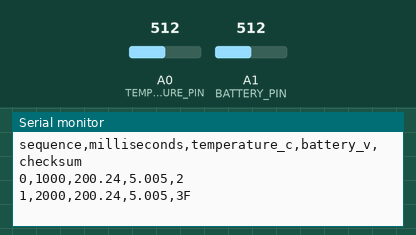
Simulated run of this sketch. Board: Arduino Uno, built with avr-gcc and run on an emulated ATmega328P. Parts: the last lines printed to the serial monitor. The test bench sets the inputs (shaded band); at power-on: A0 (TEMPERATURE_PIN) = 512, A1 (BATTERY_PIN) = 512.

Above: at 2.8 s.
2.9 s: A0 (TEMPERATURE_PIN) set to 716
At 3.4 s:
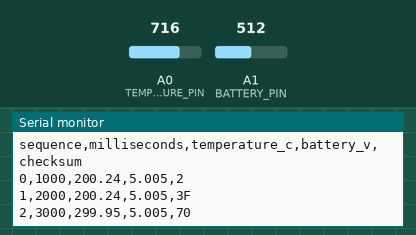
6.5 s: A1 (BATTERY_PIN) set to 306
At 7.7 s:
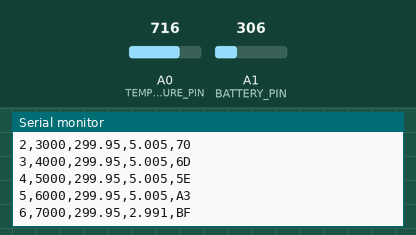
10.6 s: A0 (TEMPERATURE_PIN) set to 900
At 11.8 s:
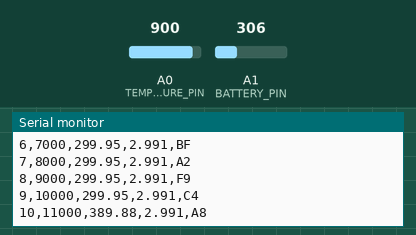
14.7 s: A1 (BATTERY_PIN) set to 0
At 17.7 s:
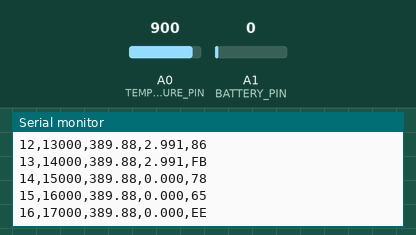
18.5 s: A1 (BATTERY_PIN) set to 18
At 19.8 s:
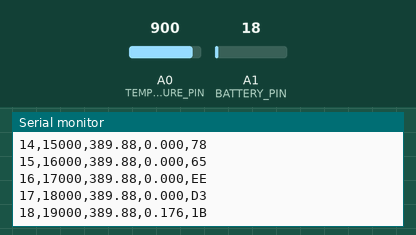
22.6 s: A0 (TEMPERATURE_PIN) set to 306
At 23.4 s:
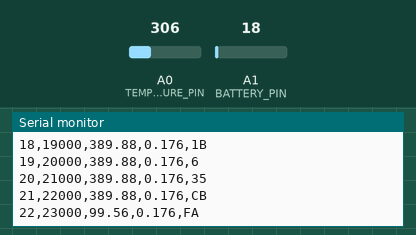
Timing chart, 0 to 25.6 s (numbered marks = the images above; inputs shaded):
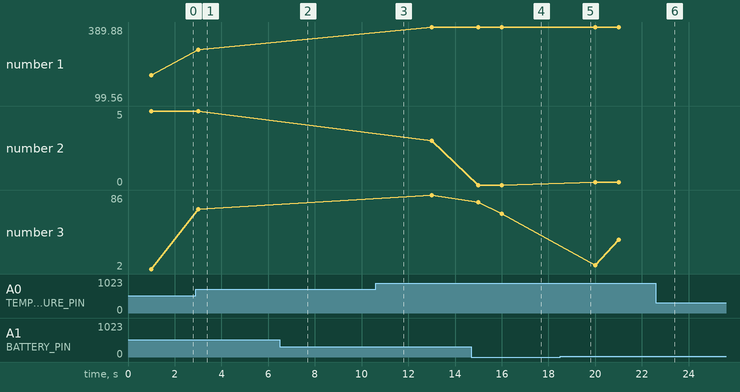

Measured:
- after the input at 2.9 s, the serial monitor: prints a new line after 0.10 s (image 1)
- after the input at 6.5 s, the serial monitor: prints a new line after 0.50 s (image 2)
- after the input at 10.6 s, the serial monitor: prints a new line after 0.40 s (image 3)
- after the input at 14.7 s, the serial monitor: prints a new line after 0.30 s (image 4)
- after the input at 18.5 s, the serial monitor: prints a new line after 0.50 s (image 5)
- after the input at 22.6 s, the serial monitor: prints a new line after 0.40 s (image 6)
- plotted number 1: 200.24 → 299.95 after the input at 2.9 s, 299.95 → 389.88 after the input at 10.6 s, 389.88 → 99.56 after the input at 22.6 s
- plotted number 2: 2.99 → 0 after the input at 14.7 s, 0 → 0.18 after the input at 18.5 s

The sketch:

aurora-cansat-arduino.ino
```cpp
#include <Arduino.h>

constexpr uint8_t TEMPERATURE_PIN = A0;
constexpr uint8_t BATTERY_PIN = A1;
constexpr unsigned long SAMPLE_INTERVAL_MS = 1000;
constexpr float ADC_REFERENCE_V = 5.0F;
constexpr float ADC_MAX = 1023.0F;
constexpr float DIVIDER_R1_OHM = 10000.0F;
constexpr float DIVIDER_R2_OHM = 10000.0F;

unsigned long lastSampleAt = 0;
uint32_t sequenceNumber = 0;

float analogVoltage(uint8_t pin) {
  return analogRead(pin) * (ADC_REFERENCE_V / ADC_MAX);
}
float readTemperatureC() {
  return (analogVoltage(TEMPERATURE_PIN) - 0.5F) * 100.0F;
}

float readBatteryVoltage() {
  const float dividedVoltage = analogVoltage(BATTERY_PIN);
  return dividedVoltage * ((DIVIDER_R1_OHM + DIVIDER_R2_OHM) / DIVIDER_R2_OHM);
}

uint8_t frameChecksum(uint32_t sequence, unsigned long timestamp, int16_t temperatureCentiC, uint16_t batteryMilliV) {
  uint32_t value = sequence ^ timestamp;
  value ^= static_cast<uint16_t>(temperatureCentiC);
  value ^= batteryMilliV;
  value ^= value >> 16;
  value ^= value >> 8;
  return static_cast<uint8_t>(value & 0xFF);
}

void setup() {
  Serial.begin(115200);
  analogReference(DEFAULT);
  Serial.println(F("sequence,milliseconds,temperature_c,battery_v,checksum"));
}

void loop() {
  const unsigned long now = millis();
  if (now - lastSampleAt < SAMPLE_INTERVAL_MS) return;
  lastSampleAt = now;

  const float temperatureC = readTemperatureC();
  const float batteryV = readBatteryVoltage();
  const int16_t temperatureCentiC = static_cast<int16_t>(temperatureC * 100.0F);
  const uint16_t batteryMilliV = static_cast<uint16_t>(batteryV * 1000.0F);
  const uint8_t checksum = frameChecksum(sequenceNumber, now, temperatureCentiC, batteryMilliV);

  Serial.print(sequenceNumber++);
  Serial.print(',');
  Serial.print(now);
  Serial.print(',');
  Serial.print(temperatureC, 2);
  Serial.print(',');
  Serial.print(batteryV, 3);
  Serial.print(',');
  Serial.println(checksum, HEX);
}
```
